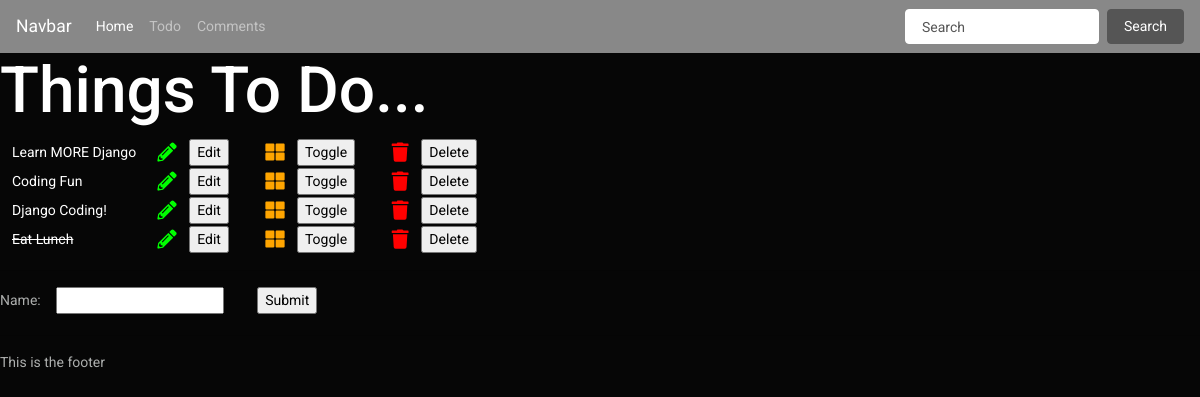
/todo/, run on an earlier commit of the app's database.
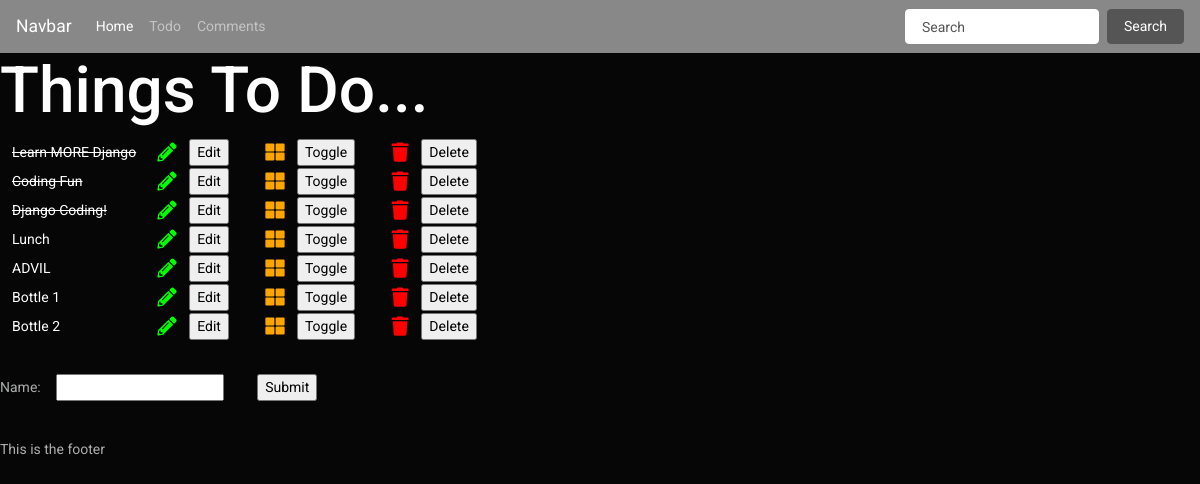
And on a later commit of the database.
### todoapp/models.py (models this page shows, shortened)
class TodoItem(models.Model):
    name = models.CharField(max_length = 30, blank = False)
    done = models.BooleanField(blank = False, default = False)

### todoapp/views.py (the view)
def get_todo_page(request):
    if request.method == "POST":
        print("POST")
        form = TodoItemForm(request.POST)
        if form.is_valid():
            form.save()
    else:
        print("The GET Method Was Used, Please Change to the POST Method")
    form = TodoItemForm()
    items = TodoItem.objects.all()
    return render(request, "todoapp/index.html", {'items': items, 'form': form})

### todoapp/forms.py
class TodoItemForm(forms.ModelForm):
    class Meta:
        model = TodoItem
        fields = ('name',)

### todoapp/templates/todoapp/index.html (shortened to what this page needs)
{% extends 'home/base.html' %}
{% block content %}
    <h1>Things To Do...</h1>
    <table>
        {% for item in items %}
        <tr>
            {% if item.done %}
            <td><strike>{{ item.name }}</strike></td>
            {% else %}
            <td>{{ item.name }}</td>
            {% endif %}
            <td>
                <form method="POST" action="{% url 'edit_todo' item.id %}">{% csrf_token %}<i class="fas fa-pencil-alt" style="color:Lime" data-fa-transform="grow-6"></i><input type="submit" value="Edit"></form>
            </td>
            <td>
                <form method="POST" action="{% url 'toggle_todo' item.id %}">{% csrf_token %}<i class="fas fa-th-large" style="color:Orange" data-fa-transform="grow-6"></i><input type="submit" value="Toggle"></form>
            </td>
            <td>
                <form method="POST" action="{% url 'delete_todo' item.id %}">{% csrf_token %}<i class="fas fa-trash" style="color:Red" data-fa-transform="grow-6"></i><input type="submit" value="Delete"></form>
            </td>
        </tr>
        {% empty %}
        <p>You have nothing to do.</p>
        {% endfor %}
    </table>
    <hr>
    <form method="POST">
        {{ form }}
        <input type="submit" value="Submit"/>
    </form>
{% endblock content %}

What changed in the data, as far as the page shows it:
removed TodoItem: name "Eat Lunch"
changed TodoItem "Learn MORE Django": done False → True (drawn)
changed TodoItem "Coding Fun": done False → True (drawn)
changed TodoItem "Django Coding!": done False → True (drawn)
added TodoItem: name "Lunch"
added TodoItem: name "ADVIL"
added TodoItem: name "Bottle 1"
added TodoItem: name "Bottle 2"
